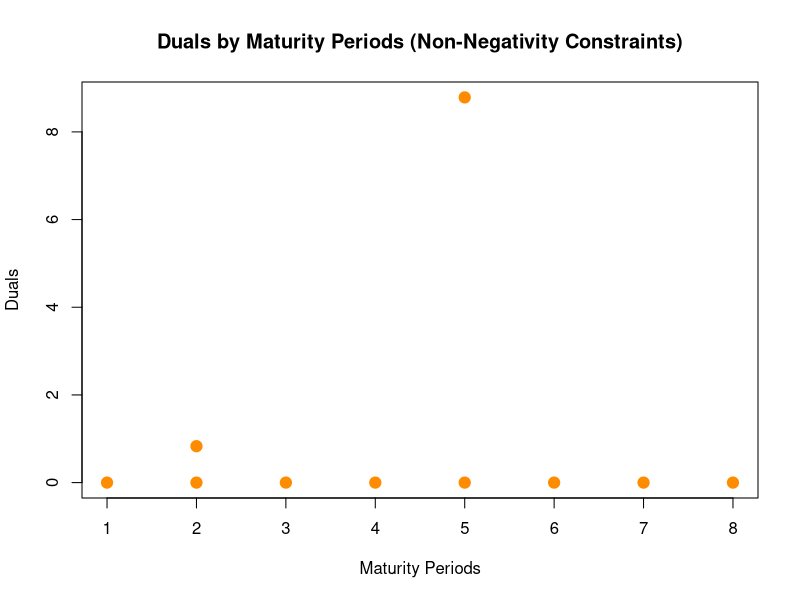
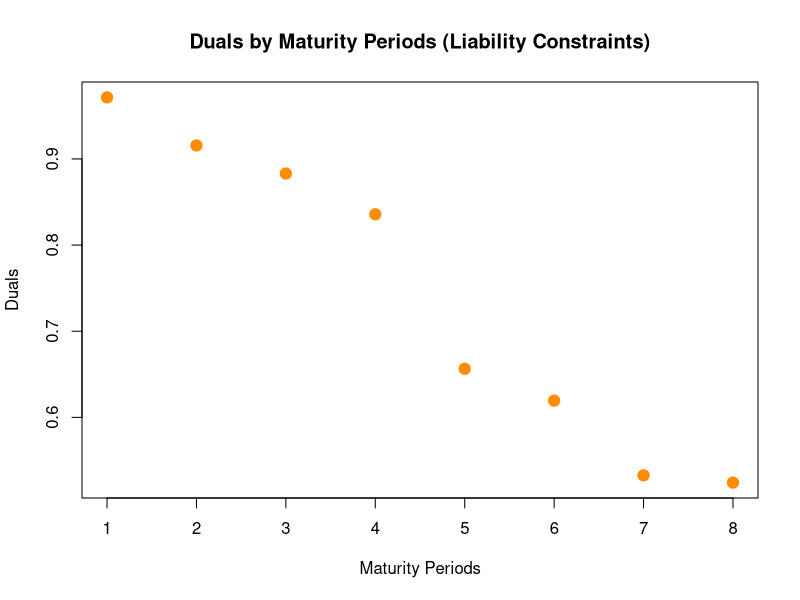

Generate these figures, in order, with R:
library(lpSolve)
C <- c(5,3.5,5,3.5,4,9,6,8,9,7)
M <- c(1,2,2,3,4,5,5,6,7,8)
P <- c(102,99,101,98,98,104,100,101,102,94)
L <- c(12000,18000,20000,20000,16000,15000,12000,10000)

get_answer <- function(P,C,M,L){
    
    ###Input: M,C, Output:A
    get_A <- function(M, C){
        num_row <- length(1:max(M))
        face_val_vec = rep(100, length(P))
        A<- matrix(0,nrow= num_row,ncol= length(P))
        
        for(i in 1:num_row){
            coupon <- (M >= i)*C
            face_val <- (M == i)*face_val_vec
            temp <- coupon + face_val
            A[i,] <- temp
        }
        return(A)
    }
    # get_Z <- function(M){
    #     num_row <- length(1:max(M))
    #     Z_1 <- -diag(num_row)
    #     Z_2 <- ifelse((row(Z_1)-col(Z_1))==1 & (row(Z_1)>col(Z_1)),1,0)
    #     Z <- Z_1+Z_2
    #     Z <- Z[,1:num_row]
    #     return(Z)
    # }
    A <- get_A(M,C)
    num_row <- length(1:max(M))
    signs <- rep("=", num_row)
    ans <- lp("min",P,A,signs,L,compute.sens = T)###Add all coefficients of decision variables
    return(ans)
}

ans <- get_answer(P,C,M,L)
df_pos <- cbind(1:length(P),M,ans$duals[-(1:length(L))],ans$duals.from[-(1:length(L))],ans$duals.to[-(1:length(L))])
df_pos <- data.frame(df_pos)
colnames(df_pos) <-  c("Bonds","Maturity","Duals","From", "To")
plot(df_pos$Maturity, df_pos$Duals, main = "Duals by Maturity Periods (Non-Negativity Constraints)", xlab = "Maturity Periods", ylab = "Duals", col = "darkorange", pch = 19, cex = 1.5)


df_liability <- cbind(1:length(L),ans$duals[1:length(L)],ans$duals.from[1:length(L)],ans$duals.to[1:length(L)])
df_liability <- data.frame(df_liability)
colnames(df_liability) <-  c("Maturity","Duals","From", "To")
plot(df_liability$Maturity, df_liability$Duals, main = "Duals by Maturity Periods (Liability Constraints)", xlab = "Maturity Periods", ylab = "Duals", col = "darkorange", pch = 19, cex = 1.5)
# lpmodel<-make.lp(num_row,(length(P)+num_row))
# for(i in 1:ncol(A)){
#     set.column(lpmodel,i,A[,i])
# }
# set.rhs(lpmodel,L)
# set.constr.type(lpmodel, rep("=", num_row))
# set.objfn(lpmodel,c(P,rep(0,num_row)))
# solve(lpmodel)
